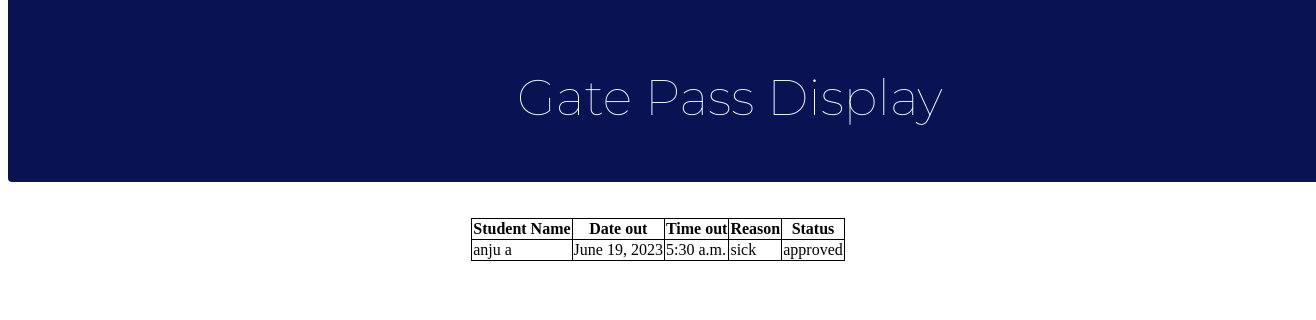
Screenshot of /sgpdisplay (signed in) with the database file from the repository.
### app6/models.py (models this page shows)
class Gatepasses(models.Model):
    option=(
        ('1','accepted'),
        ('0','rejected'),
    )
    fname = models.CharField(max_length=25)
    lname = models.CharField(max_length=25)
    stud_id=models.CharField(max_length=10,null=False,blank=False)
    date_out=models.DateField(null=True)
    time_out=models.TimeField(null=True)
    reason=models.CharField(max_length=200)
    status=models.CharField(max_length=10)
    warden_approve=models.CharField(max_length=3,choices=option)
    date_in=models.DateField(null=True)
    time_in=models.TimeField(null=True)
    users=models.ForeignKey(Student,on_delete=models.CASCADE)

### app6/views.py (the view)
# urls.py: path('sgpdisplay',views.sgpdisplay),
def sgpdisplay(request):
    user=request.user
    stud=Student.objects.get(users=user)
    Id=stud.id
    s=Gatepasses.objects.filter(users_id=Id).all()
    dic={'st':s}
    return render(request,'Sgpdisplay.html',dic)

### app6/templates/Sgpdisplay.html (shortened to what this page needs)
<!DOCTYPE html>
<html lang="en">
<head>
</head>
<body>
    <div class="main">
         <p>Gate Pass Display</p>
    </div>
    <br>
    <br>
    <table class="center">
        <tr>
            <th>Student Name</th>
            <th>Date out</th>
            <th>Time out</th>
            <th>Reason</th>
            <th>Status</th>
        </tr>
        {% for i in st %}
        <tr>
            <td>{{i.fname}} {{i.lname}}</td>
            <td>{{i.date_out}}</td>
            <td>{{i.time_out}}</td>
            <td>{{i.reason}}</td>
            <td>
                {% if i.warden_approve == "" %}pending
                {% elif i.warden_approve == "1" %}approved
                {% else %}rejected
                {% endif %}
            </td>
        </tr>
        {% endfor %}
   </table>
</body>
</html>

### app6/templates/Sgpdisplay.html (style rules this page uses)
.main { width:100%; height:100px; background-color: #091353; border-radius:4px; margin-top:-40px; color:aliceblue ; padding:57px; font-size: 20px; bottom:500px; font-family: 'Montserrat', sans-serif; }
p { color:aliceblue ; font-size: 50px; font-weight:100; position: absolute; top:0px; left: 500px; padding:17px; font-family: 'Montserrat', sans-serif; }
.center { margin-left: auto; margin-right: auto; }
table, th, td { border: 1px solid black; border-collapse: collapse; }

### rows the page displays
Gatepasses: fname "anju", lname "a", date_out "June 19, 2023", time_out "5:30 a.m.", reason "sick", warden_approve "approved"
